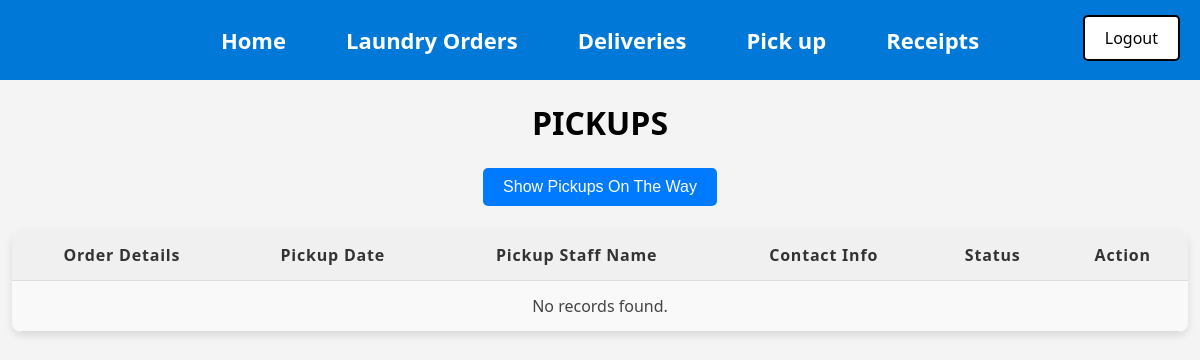
Page /Pickup.php (signed in) on the earlier database version.
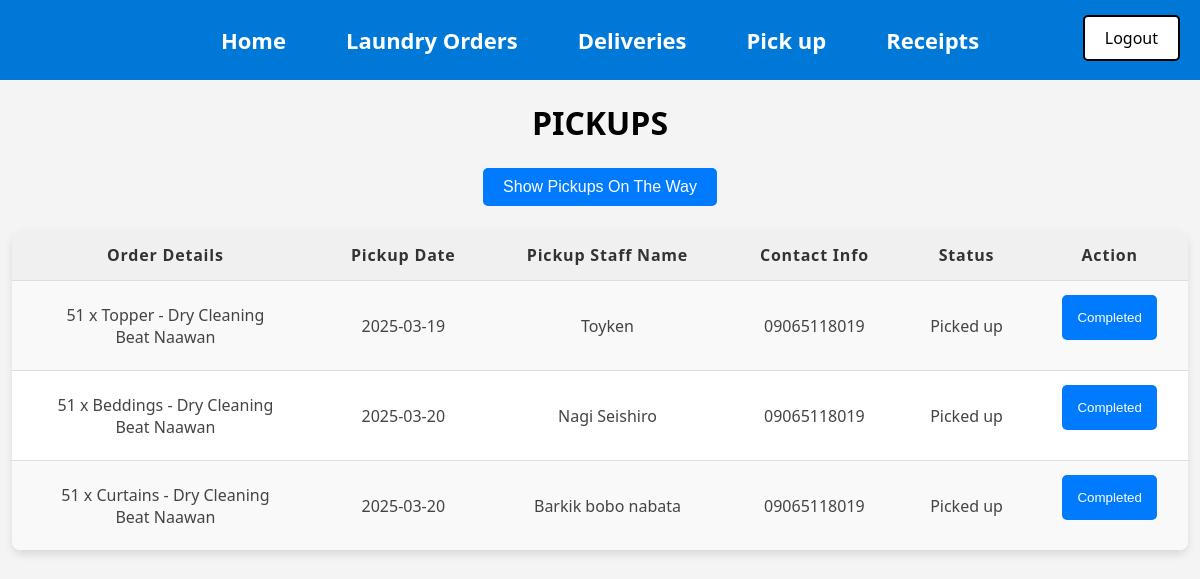
Same page on the later database version.
### tables this page shows
CREATE TABLE `Pickups` (
  `Pickup_ID` int(11) NOT NULL AUTO_INCREMENT,
  `Date` date DEFAULT NULL,
  `Status` varchar(250) DEFAULT NULL,
  `Pickup_staff_name` varchar(40) DEFAULT NULL,
  `Contact_info` varchar(11) DEFAULT NULL,
  `Order_ID` int(11) NOT NULL,
  `User_ID` int(11) NOT NULL,
  PRIMARY KEY (`Pickup_ID`),
  KEY `Orders_Pickups` (`Order_ID`),
  KEY `Users_Pickups` (`User_ID`),
  CONSTRAINT `Orders_Pickups` FOREIGN KEY (`Order_ID`) REFERENCES `Orders` (`Order_ID`),
  CONSTRAINT `Users_Pickups` FOREIGN KEY (`User_ID`) REFERENCES `Users` (`User_ID`)
);

CREATE TABLE `Orders` (
  `Order_ID` int(11) NOT NULL AUTO_INCREMENT,
  `Order_date` date NOT NULL,
  `Laundry_type` varchar(40) NOT NULL,
  `Laundry_quantity` varchar(40) NOT NULL,
  `Cleaning_type` varchar(40) NOT NULL,
  `Place` varchar(40) NOT NULL,
  `Priority_number` varchar(40) NOT NULL,
  `Status` varchar(250) DEFAULT NULL,
  `User_ID` int(11) NOT NULL,
  PRIMARY KEY (`Order_ID`),
  KEY `Users_Orders` (`User_ID`),
  CONSTRAINT `Users_Orders` FOREIGN KEY (`User_ID`) REFERENCES `Users` (`User_ID`)
);

### htdocs/Pickup.php (the view, shortened to what this page needs)
<?php
include("db_connect.php");
include("Menu2.php");
include("Logout.php");
$show_unassigned = isset($_GET['show_unassigned']) && $_GET['show_unassigned'] === 'true';
?>
<!DOCTYPE html>
<html lang="en">
<head>
</head>
<body>
    <h1>Pickups</h1>
    <form method="GET" style="margin-bottom: 10px; text-align: center;">
        <button type="submit" class="styled-button">
            <?php echo $show_unassigned ? 'Show Picked up Orders' : 'Show Pickups On The Way'; ?>
        </button>
    </form>
    <?php
        $sql = "SELECT Pickups.*, Orders.Laundry_type, Orders.Laundry_quantity, Orders.Cleaning_type, Orders.Place
                FROM Pickups
                INNER JOIN Orders ON Pickups.Order_ID = Orders.Order_ID";
        if ($show_unassigned) {
            $sql .= " WHERE Pickups.Status = 'On the way'";
        } else {
            $sql .= " WHERE Pickups.Status = 'Picked up'";
        }
        $sql .= " ORDER BY Pickups.Date ASC";
        $result = mysqli_query($conn, $sql);
    echo "<table>";
    echo "<tr>";
    echo "<th>Order Details</th>";
    echo "<th>Pickup Date</th>";
    echo "<th>Pickup Staff Name</th>";
    echo "<th>Contact Info</th>";
    echo "<th>Status</th>";
    if (!$show_unassigned) {
        echo "<th>Action</th>";
    }
    echo "</tr>";
    if ($result && mysqli_num_rows($result) > 0) {
        while ($row = mysqli_fetch_assoc($result)) {
            echo "<tr>";
            echo "<td>" . htmlspecialchars($row['Laundry_quantity']) . " x " . htmlspecialchars($row['Laundry_type']) . " - " . htmlspecialchars($row['Cleaning_type']) . "<br>" . htmlspecialchars($row['Place']) . "</td>";
            echo "<td>" . htmlspecialchars($row['Date']) . "</td>";
            echo "<td>" . htmlspecialchars($row['Pickup_staff_name']) . "</td>";
            echo "<td>" . htmlspecialchars($row['Contact_info']) . "</td>";
            echo "<td>" . htmlspecialchars($row['Status']) . "</td>";
            if (!$show_unassigned) {
                if ($row['Status'] == 'Picked up') {
                    echo "<td>
                            <form method='POST'>
                                <input type='hidden' name='Pickup_ID' value='" . htmlspecialchars($row['Pickup_ID']) . "'>
                                <button type='submit' class='complete-btn'>Completed</button>
                            </form>
                          </td>";
                } else {
                    echo "<td>-</td>";
                }
            }
            echo "</tr>";
        }
    } else {
        echo "<tr><td colspan='6'>No records found.</td></tr>";
    }
    echo "</table>";
    ?>
</body>
</html>

### htdocs/Menu2.php (shortened to what this page needs)
<nav>
    <ul>
        <li><a href="Home1.php">Home</a></li>
        <li><a href="Orders2.php">Laundry Orders</a></li>
        <li><a href="Delivery1.php">Deliveries</a></li>
        <li><a href="Pickup.php">Pick up</a></li>
        <li><a href="Receipt.php">Receipts</a></li>
     </ul>
        </nav>

### htdocs/Logout.php (shortened to what this page needs)
<a href="index.php" class="logout-btn">Logout</a>

### htdocs/Menu2.php (style rules this page uses)
body { font-family: 'Segoe UI', Tahoma, Geneva, Verdana, sans-serif; margin: 0; padding: 0; }
nav { background-color: #0078d7; padding: 0px; }
nav ul { list-style: none; margin: 0; padding: 0; display: flex; justify-content: center; align-items: center; height: 80px; }
nav ul li { margin: 0 15px; }
nav ul li a { text-decoration: none; color: #fff; font-size: 22px; font-weight: bold; padding: 10px 15px; transition: background-color 0.3s ease, color 0.3s ease; border-radius: 5px; }

### htdocs/Logout.php (style rules this page uses)
.logout-btn { position: absolute; top: 15px; right: 20px; background-color: white; color: black; padding: 10px 20px; border: 2px solid black; border-radius: 5px; font-size: 16px; cursor: pointer; transition: background 0.3s ease-in-out, color 0.3s; text-decoration: none; }

### htdocs/Pickup.php (style rules this page uses)
body { font-family: 'Segoe UI', Tahoma, Geneva, Verdana, sans-serif; background-color: #f4f4f4; margin: 0; padding: 0; color: #333; }
h1 { text-align: center; font-weight: bold; margin-bottom: 20px; color: black; text-transform: uppercase; }
table { width: 98%; margin: 20px auto; border-collapse: collapse; box-shadow: 0 4px 8px rgba(0, 0, 0, 0.1); background-color: #fff; border-radius: 10px; overflow: hidden; }
th, td { padding: 14px 16px; text-align: center; border-bottom: 1px solid #ddd; color: #444; }
th { background-color: #f0f0f0; color: #333; font-weight: bold; letter-spacing: 0.8px; }
tr:nth-child(even) { background-color: #f9f9f9; }
.complete-btn { background-color: #007bff; color: white; border: none; padding: 15px 15px; cursor: pointer; border-radius: 5px; transition: background-color 0.3s ease; }
.styled-button { background-color: #007bff; border: none; color: white; padding: 10px 20px; text-align: center; text-decoration: none; display: inline-block; font-size: 16px; margin: 4px 2px; cursor: pointer; border-radius: 5px; transition: background-color 0.3s; }

Differences in the rows shown:
added pickups: Order_ID.Laundry_quantity "51", Order_ID.Laundry_type "Topper", Order_ID.Cleaning_type "Dry Cleaning", Order_ID.Place "Beat Naawan", Date "2025-03-19", Pickup_staff_name "Toyken", Contact_info "09065118019", Status "Picked up"
added pickups: Order_ID.Laundry_quantity "51", Order_ID.Laundry_type "Beddings", Order_ID.Cleaning_type "Dry Cleaning", Order_ID.Place "Beat Naawan", Date "2025-03-20", Pickup_staff_name "Nagi Seishiro", Contact_info "09065118019", Status "Picked up"
added pickups: Order_ID.Laundry_quantity "51", Order_ID.Laundry_type "Curtains", Order_ID.Cleaning_type "Dry Cleaning", Order_ID.Place "Beat Naawan", Date "2025-03-20", Pickup_staff_name "Barkik bobo nabata", Contact_info "09065118019", Status "Picked up"
Other differences:
text no longer shown: "No records found."
